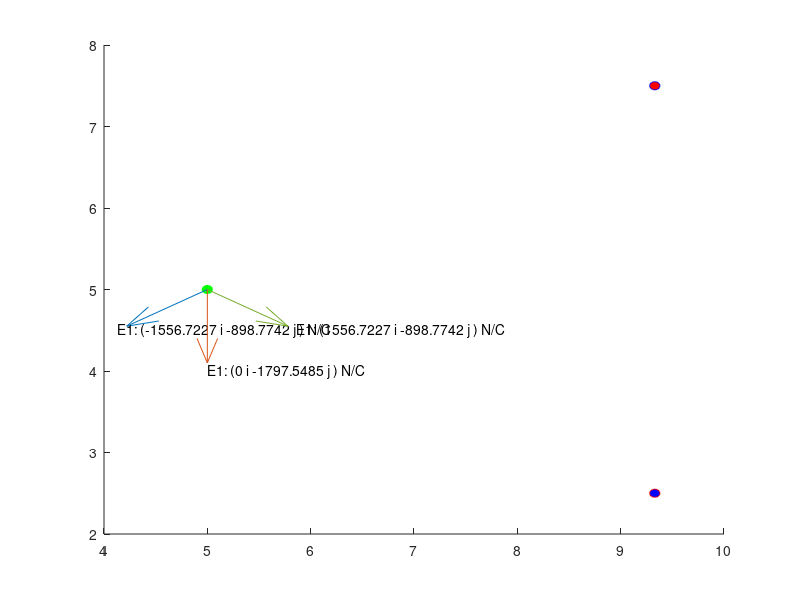

Recreate this plot in MATLAB.
tipoCarga=input("Desea colocar la posicion de una carga prueba o fuente? (p/f): ","s");
x=input("Coordenada en x de la carga: ");
y=input("Coordenada en y de la carga: ");
d=input("Elije la distancia entre las cargas fuente (m): ");
a=d/2;
d2=input("Elige la distancia entre la carga prueba y la carga fuente (m): ");
eje=input("Desea que las cargas fuente se encuentren en el eje x o y?: ","s");
if tipoCarga=="f"
    xQ1=x;
    yQ1=y;
    if eje=="x"
        xQ2=xQ1+(2*a);
        yQ2=yQ1;
        dire=input("Hacia donde quiere que este la carga prueba, arriba o abajo? (u/d): ","s");
        if dire=="u"
            r=sqrt((d2^2)-(a^2));
        else
            r=-(sqrt((d2^2)-(a^2)));
        end
        xQp=xQ1+a;
        yQp=yQ1+r;
    else
        xQ2=xQ1;
        yQ2=yQ1-(2*a);
        dire=input("Hacia donde quiere que este la carga prueba, derecha o izquierda? (d/i): ","s");
        if dire=="d"
            r=sqrt((d2^2)-(a^2));
        else
            r=-(sqrt((d2^2)-(a^2)));
        end
        xQp=xQ1+r;
        yQp=yQ1-a;
    end
else
    xQp=x;
    yQp=y;
    if eje=="x"
        dire=input("Hacia donde quiere que este la carga prueba, arriba o abajo? (u/d): ","s");
        if dire=="u"
            r=sqrt((d2^2)-(a^2));
        else
            r=-(sqrt((d2^2)-(a^2)));
        end
        xQ1=xQp-a;
        yQ1=yQp-r;
        xQ2=xQp+a;
        yQ2=yQp-r;
    else
        dire=input("Hacia donde quiere que este la carga prueba, derecha o izquierda? (d/i): ","s");
        if dire=="d"
            r=sqrt((d2^2)-(a^2));
        else
            r=-(sqrt((d2^2)-(a^2)));
        end
        xQ1=xQp-r;
        yQ1=yQp+a;
        xQ2=xQp-r;
        yQ2=yQp-a;
    end
end
q=input("Ingrese la magnitud de la carga en micro Coulombs: ");
q1=q/1000000;
q2=-q1;
k=1/(4*pi*(8.854*(10^-12)));
E1=((k*q1)/(d2^2));
E1xy=E1*[(xQp-xQ1)/d2 (yQp-yQ1)/d2];
E2=((k*q2)/(d2^2));
E2xy=E2*[(xQp-xQ2)/d2 (yQp-yQ2)/d2];
Exy=E1xy+E2xy;
E=sqrt((Exy(1)^2)+(Exy(2)^2));
rectangle('Position',[xQ1-.05 yQ1-.05 .1 .1],'Curvature',[1,1],'FaceColor','r','EdgeColor',[0 0 1]);
rectangle('Position',[xQ2-.05 yQ2-.05 .1 .1],'Curvature',[1,1],'FaceColor','b','EdgeColor',[1 0 0]);
rectangle('Position',[xQp-.05 yQp-.05 .1 .1],'Curvature',[1,1],'FaceColor','g','EdgeColor',[0 1 0]);
hold on

quiver(xQp,yQp,E1xy(1)/abs(E1),E1xy(2)/abs(E1))
txt = ['E1: (' num2str(E1xy(1)) ' i ' num2str(E1xy(2)) ' j ) ' 'N/C'];
text(xQp+(E1xy(1)/abs(E1)),yQp+(E1xy(2)/abs(E1)),txt);

quiver(xQp,yQp,E2xy(1)/abs(E2),E2xy(2)/abs(E2))
txt = ['E1: (' num2str(E2xy(1)) ' i ' num2str(E2xy(2)) ' j ) ' 'N/C'];
text(xQp+(E2xy(1)/abs(E2)),yQp+(E2xy(2)/abs(E2)),txt);

quiver(xQp,yQp,Exy(1)/E,Exy(2)/E)
txt = ['E1: (' num2str(Exy(1)) ' i ' num2str(Exy(2)) ' j ) ' 'N/C'];
text(xQp+(Exy(1)/abs(E)),yQp+(Exy(2)/abs(E)),txt);
hold off